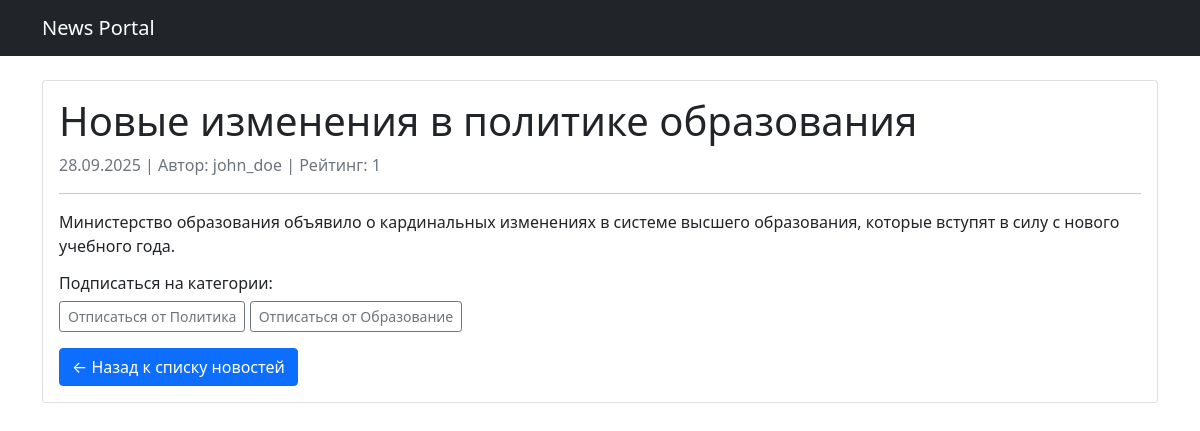
/news/3/ (signed in), run on the app's committed database.
### news/models.py (models this page shows, shortened)
class Post(models.Model):
    ARTICLE = 'AR'
    NEWS = 'NW'
    CATEGORY_CHOICES = [
        (ARTICLE, 'Статья'),
        (NEWS, 'Новость'),
    ]
    author = models.ForeignKey(Author, on_delete=models.CASCADE)
    category_type = models.CharField(max_length=2, choices=CATEGORY_CHOICES, default=ARTICLE)
    date_creation = models.DateTimeField(auto_now_add=True)
    categories = models.ManyToManyField(Category, through='PostCategory')
    title = models.CharField(max_length=128)
    text = models.TextField()
    rating = models.SmallIntegerField(default=0)

class Author(models.Model):
    user = models.OneToOneField(User, on_delete=models.CASCADE)
    rating = models.SmallIntegerField(default=0)

class Category(models.Model):
    name = models.CharField(max_length=64, unique=True)
    subscribers = models.ManyToManyField(User, through='Subscription', related_name='categories')
    class Meta:
        verbose_name_plural = "Categories"

### news/views.py (the view)
# urls.py: path('<int:pk>/', NewsDetail.as_view(), name='news_detail'),
class NewsDetail(DetailView):
    model = Post
    template_name = 'news_detail.html'
    context_object_name = 'news'

### news/templatetags/news_filters.py (called while the page is built)
@register.filter()
def censor(value):
    if not isinstance(value, str):
        raise ValueError
    bad_words = ['редиска', 'плохой', 'нехороший', 'дурак']
    for word in bad_words:
        censored_word = word[0] + '*' * (len(word) - 1)
        value = value.replace(word, censored_word)
        value = value.replace(word.capitalize(), censored_word)
    return value

### templates/news_detail.html (shortened to what this page needs)
{% extends 'flatpages/default.html' %}
{% load news_filters %}
{% block content %}
<div class="card">
    <div class="card-body">
        <h1>{{ news.title|censor }}</h1>
        <p class="text-muted">
            {{ news.date_creation|date:'d.m.Y' }} |
            Автор: {{ news.author.user.username }} |
            Рейтинг: {{ news.rating }}
        </p>
        <hr>
        <p>{{ news.text|censor }}</p>
        {% if user.is_authenticated %}
            <div class="mb-3">
                <h6>Подписаться на категории:</h6>
                {% for category in news.categories.all %}
                    {% if user in category.subscribers.all %}
                        <a href="{% url 'unsubscribe' category.id %}" class="btn btn-outline-secondary btn-sm">Отписаться от {{ category.name }}</a>
                    {% else %}
                        <a href="{% url 'subscribe' category.id %}" class="btn btn-primary btn-sm">Подписаться на {{ category.name }}</a>
                    {% endif %}
                {% endfor %}
            </div>
        {% endif %}
        <div class="mt-3">
            <a href="/news/" class="btn btn-primary">← Назад к списку новостей</a>
        </div>
    </div>
</div>
{% endblock content %}

### data on the page
Post: title|censor "Новые изменения в политике образования", date_creation "28.09.2025", author.user.username "john_doe", rating "1", text|censor "Министерство образования объявило о кардинальных изменениях в системе высшего образования, которые вступят в силу с нового учебного года."
Category: name "Политика"
Category: name "Образование"
